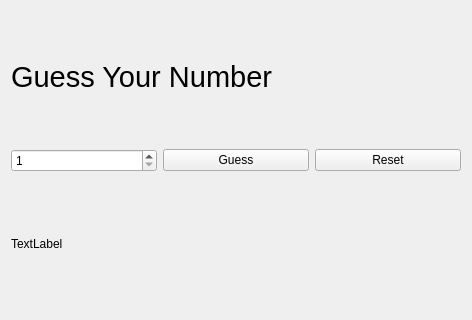
<?xml version="1.0" encoding="UTF-8"?>
<ui version="4.0">
 <class>Widget</class>
 <widget class="QWidget" name="Widget">
  <property name="geometry">
   <rect>
    <x>0</x>
    <y>0</y>
    <width>472</width>
    <height>320</height>
   </rect>
  </property>
  <property name="windowTitle">
   <string>Try Your Luck app</string>
  </property>
  <layout class="QVBoxLayout" name="verticalLayout">
   <item>
    <widget class="QLabel" name="tilteLabel">
     <property name="font">
      <font>
       <family>Yu Gothic UI</family>
       <pointsize>22</pointsize>
      </font>
     </property>
     <property name="text">
      <string>Guess Your Number</string>
     </property>
    </widget>
   </item>
   <item>
    <layout class="QHBoxLayout" name="horizontalLayout">
     <item>
      <widget class="QSpinBox" name="spinBox">
       <property name="minimum">
        <number>1</number>
       </property>
       <property name="maximum">
        <number>10</number>
       </property>
      </widget>
     </item>
     <item>
      <widget class="QPushButton" name="guessButton">
       <property name="text">
        <string>Guess</string>
       </property>
      </widget>
     </item>
     <item>
      <widget class="QPushButton" name="resetButton">
       <property name="text">
        <string>Reset</string>
       </property>
      </widget>
     </item>
    </layout>
   </item>
   <item>
    <widget class="QLabel" name="messageLabel">
     <property name="text">
      <string>TextLabel</string>
     </property>
    </widget>
   </item>
  </layout>
 </widget>
 <resources/>
 <connections/>
</ui>
